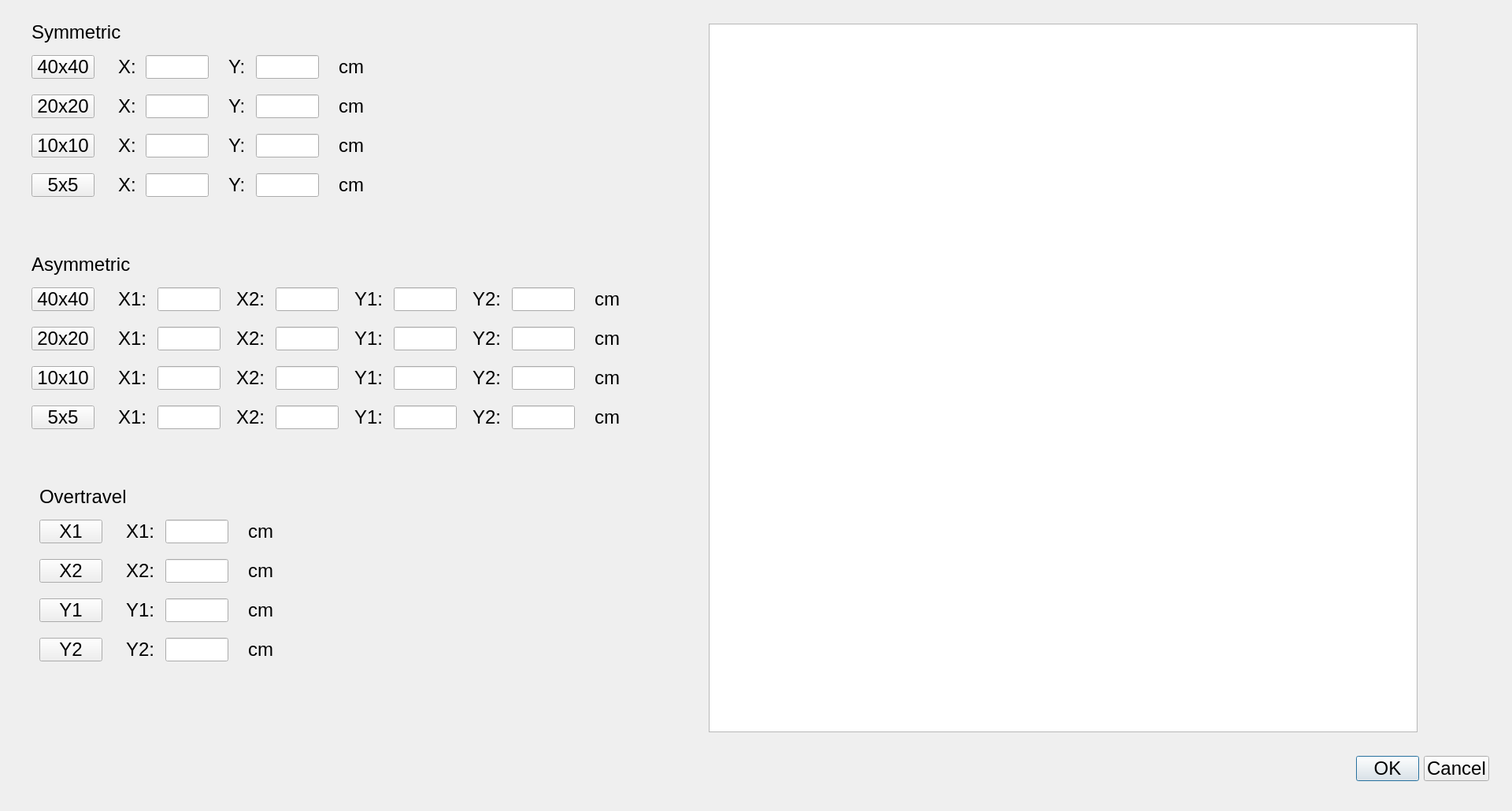
<?xml version="1.0" encoding="UTF-8"?>
<ui version="4.0">
 <class>FieldSize</class>
 <widget class="QDialog" name="FieldSize">
  <property name="geometry">
   <rect>
    <x>0</x>
    <y>0</y>
    <width>1920</width>
    <height>1030</height>
   </rect>
  </property>
  <property name="windowTitle">
   <string>Dialog</string>
  </property>
  <widget class="QDialogButtonBox" name="buttonBox">
   <property name="geometry">
    <rect>
     <x>1550</x>
     <y>960</y>
     <width>341</width>
     <height>32</height>
    </rect>
   </property>
   <property name="font">
    <font>
     <pointsize>18</pointsize>
    </font>
   </property>
   <property name="orientation">
    <enum>Qt::Horizontal</enum>
   </property>
   <property name="standardButtons">
    <set>QDialogButtonBox::Cancel|QDialogButtonBox::Ok</set>
   </property>
  </widget>
  <widget class="QLabel" name="label">
   <property name="geometry">
    <rect>
     <x>40</x>
     <y>25</y>
     <width>121</width>
     <height>31</height>
    </rect>
   </property>
   <property name="font">
    <font>
     <pointsize>18</pointsize>
    </font>
   </property>
   <property name="text">
    <string>Symmetric</string>
   </property>
  </widget>
  <widget class="QPushButton" name="pushButton_sym40">
   <property name="geometry">
    <rect>
     <x>40</x>
     <y>70</y>
     <width>80</width>
     <height>30</height>
    </rect>
   </property>
   <property name="font">
    <font>
     <pointsize>18</pointsize>
    </font>
   </property>
   <property name="text">
    <string>40x40</string>
   </property>
  </widget>
  <widget class="QPushButton" name="pushButton_sym20">
   <property name="geometry">
    <rect>
     <x>40</x>
     <y>120</y>
     <width>80</width>
     <height>30</height>
    </rect>
   </property>
   <property name="font">
    <font>
     <pointsize>18</pointsize>
    </font>
   </property>
   <property name="text">
    <string>20x20</string>
   </property>
  </widget>
  <widget class="QPushButton" name="pushButton_sym10">
   <property name="geometry">
    <rect>
     <x>40</x>
     <y>170</y>
     <width>80</width>
     <height>30</height>
    </rect>
   </property>
   <property name="font">
    <font>
     <pointsize>18</pointsize>
    </font>
   </property>
   <property name="text">
    <string>10x10</string>
   </property>
  </widget>
  <widget class="QPushButton" name="pushButton_sym5">
   <property name="geometry">
    <rect>
     <x>40</x>
     <y>220</y>
     <width>80</width>
     <height>30</height>
    </rect>
   </property>
   <property name="font">
    <font>
     <pointsize>18</pointsize>
    </font>
   </property>
   <property name="text">
    <string>5x5</string>
   </property>
  </widget>
  <widget class="QLabel" name="label_2">
   <property name="geometry">
    <rect>
     <x>40</x>
     <y>320</y>
     <width>140</width>
     <height>31</height>
    </rect>
   </property>
   <property name="font">
    <font>
     <pointsize>18</pointsize>
    </font>
   </property>
   <property name="text">
    <string>Asymmetric</string>
   </property>
  </widget>
  <widget class="QPushButton" name="pushButton_asym40">
   <property name="geometry">
    <rect>
     <x>40</x>
     <y>365</y>
     <width>80</width>
     <height>30</height>
    </rect>
   </property>
   <property name="font">
    <font>
     <pointsize>18</pointsize>
    </font>
   </property>
   <property name="text">
    <string>40x40</string>
   </property>
  </widget>
  <widget class="QPushButton" name="pushButton_asym20">
   <property name="geometry">
    <rect>
     <x>40</x>
     <y>415</y>
     <width>80</width>
     <height>30</height>
    </rect>
   </property>
   <property name="font">
    <font>
     <pointsize>18</pointsize>
    </font>
   </property>
   <property name="text">
    <string>20x20</string>
   </property>
  </widget>
  <widget class="QPushButton" name="pushButton_asym10">
   <property name="geometry">
    <rect>
     <x>40</x>
     <y>465</y>
     <width>80</width>
     <height>30</height>
    </rect>
   </property>
   <property name="font">
    <font>
     <pointsize>18</pointsize>
    </font>
   </property>
   <property name="text">
    <string>10x10</string>
   </property>
  </widget>
  <widget class="QPushButton" name="pushButton_asym5">
   <property name="geometry">
    <rect>
     <x>40</x>
     <y>515</y>
     <width>80</width>
     <height>30</height>
    </rect>
   </property>
   <property name="font">
    <font>
     <pointsize>18</pointsize>
    </font>
   </property>
   <property name="text">
    <string>5x5</string>
   </property>
  </widget>
  <widget class="QLabel" name="label_3">
   <property name="geometry">
    <rect>
     <x>50</x>
     <y>615</y>
     <width>120</width>
     <height>31</height>
    </rect>
   </property>
   <property name="font">
    <font>
     <pointsize>18</pointsize>
    </font>
   </property>
   <property name="text">
    <string>Overtravel</string>
   </property>
  </widget>
  <widget class="QPushButton" name="pushButton_overX1">
   <property name="geometry">
    <rect>
     <x>50</x>
     <y>660</y>
     <width>80</width>
     <height>30</height>
    </rect>
   </property>
   <property name="font">
    <font>
     <pointsize>18</pointsize>
    </font>
   </property>
   <property name="text">
    <string>X1</string>
   </property>
  </widget>
  <widget class="QPushButton" name="pushButton_overX2">
   <property name="geometry">
    <rect>
     <x>50</x>
     <y>710</y>
     <width>80</width>
     <height>30</height>
    </rect>
   </property>
   <property name="font">
    <font>
     <pointsize>18</pointsize>
    </font>
   </property>
   <property name="text">
    <string>X2</string>
   </property>
  </widget>
  <widget class="QPushButton" name="pushButton_overY1">
   <property name="geometry">
    <rect>
     <x>50</x>
     <y>760</y>
     <width>80</width>
     <height>30</height>
    </rect>
   </property>
   <property name="font">
    <font>
     <pointsize>18</pointsize>
    </font>
   </property>
   <property name="text">
    <string>Y1</string>
   </property>
  </widget>
  <widget class="QPushButton" name="pushButton_overY2">
   <property name="geometry">
    <rect>
     <x>50</x>
     <y>810</y>
     <width>80</width>
     <height>30</height>
    </rect>
   </property>
   <property name="font">
    <font>
     <pointsize>18</pointsize>
    </font>
   </property>
   <property name="text">
    <string>Y2</string>
   </property>
  </widget>
  <widget class="QLabel" name="label_4">
   <property name="geometry">
    <rect>
     <x>150</x>
     <y>70</y>
     <width>30</width>
     <height>30</height>
    </rect>
   </property>
   <property name="font">
    <font>
     <pointsize>18</pointsize>
    </font>
   </property>
   <property name="text">
    <string>X:</string>
   </property>
  </widget>
  <widget class="QLineEdit" name="lineEdit_sym40X">
   <property name="geometry">
    <rect>
     <x>185</x>
     <y>70</y>
     <width>80</width>
     <height>30</height>
    </rect>
   </property>
   <property name="font">
    <font>
     <pointsize>18</pointsize>
    </font>
   </property>
   <property name="readOnly">
    <bool>true</bool>
   </property>
  </widget>
  <widget class="QLabel" name="label_5">
   <property name="geometry">
    <rect>
     <x>290</x>
     <y>70</y>
     <width>30</width>
     <height>30</height>
    </rect>
   </property>
   <property name="font">
    <font>
     <pointsize>18</pointsize>
    </font>
   </property>
   <property name="text">
    <string>Y:</string>
   </property>
  </widget>
  <widget class="QLineEdit" name="lineEdit_sym40Y">
   <property name="geometry">
    <rect>
     <x>325</x>
     <y>70</y>
     <width>80</width>
     <height>30</height>
    </rect>
   </property>
   <property name="font">
    <font>
     <pointsize>18</pointsize>
    </font>
   </property>
   <property name="readOnly">
    <bool>true</bool>
   </property>
  </widget>
  <widget class="QLabel" name="label_6">
   <property name="geometry">
    <rect>
     <x>150</x>
     <y>120</y>
     <width>30</width>
     <height>30</height>
    </rect>
   </property>
   <property name="font">
    <font>
     <pointsize>18</pointsize>
    </font>
   </property>
   <property name="text">
    <string>X:</string>
   </property>
  </widget>
  <widget class="QLabel" name="label_7">
   <property name="geometry">
    <rect>
     <x>150</x>
     <y>170</y>
     <width>30</width>
     <height>30</height>
    </rect>
   </property>
   <property name="font">
    <font>
     <pointsize>18</pointsize>
    </font>
   </property>
   <property name="text">
    <string>X:</string>
   </property>
  </widget>
  <widget class="QLabel" name="label_8">
   <property name="geometry">
    <rect>
     <x>150</x>
     <y>220</y>
     <width>30</width>
     <height>30</height>
    </rect>
   </property>
   <property name="font">
    <font>
     <pointsize>18</pointsize>
    </font>
   </property>
   <property name="text">
    <string>X:</string>
   </property>
  </widget>
  <widget class="QLabel" name="label_9">
   <property name="geometry">
    <rect>
     <x>290</x>
     <y>120</y>
     <width>30</width>
     <height>30</height>
    </rect>
   </property>
   <property name="font">
    <font>
     <pointsize>18</pointsize>
    </font>
   </property>
   <property name="text">
    <string>Y:</string>
   </property>
  </widget>
  <widget class="QLabel" name="label_10">
   <property name="geometry">
    <rect>
     <x>290</x>
     <y>170</y>
     <width>30</width>
     <height>30</height>
    </rect>
   </property>
   <property name="font">
    <font>
     <pointsize>18</pointsize>
    </font>
   </property>
   <property name="text">
    <string>Y:</string>
   </property>
  </widget>
  <widget class="QLabel" name="label_11">
   <property name="geometry">
    <rect>
     <x>290</x>
     <y>220</y>
     <width>30</width>
     <height>30</height>
    </rect>
   </property>
   <property name="font">
    <font>
     <pointsize>18</pointsize>
    </font>
   </property>
   <property name="text">
    <string>Y:</string>
   </property>
  </widget>
  <widget class="QLineEdit" name="lineEdit_sym20X">
   <property name="geometry">
    <rect>
     <x>185</x>
     <y>120</y>
     <width>80</width>
     <height>30</height>
    </rect>
   </property>
   <property name="font">
    <font>
     <pointsize>18</pointsize>
    </font>
   </property>
   <property name="readOnly">
    <bool>true</bool>
   </property>
  </widget>
  <widget class="QLineEdit" name="lineEdit_sym20Y">
   <property name="geometry">
    <rect>
     <x>325</x>
     <y>120</y>
     <width>80</width>
     <height>30</height>
    </rect>
   </property>
   <property name="font">
    <font>
     <pointsize>18</pointsize>
    </font>
   </property>
   <property name="readOnly">
    <bool>true</bool>
   </property>
  </widget>
  <widget class="QLineEdit" name="lineEdit_sym10X">
   <property name="geometry">
    <rect>
     <x>185</x>
     <y>170</y>
     <width>80</width>
     <height>30</height>
    </rect>
   </property>
   <property name="font">
    <font>
     <pointsize>18</pointsize>
    </font>
   </property>
   <property name="readOnly">
    <bool>true</bool>
   </property>
  </widget>
  <widget class="QLineEdit" name="lineEdit_sym10Y">
   <property name="geometry">
    <rect>
     <x>325</x>
     <y>170</y>
     <width>80</width>
     <height>30</height>
    </rect>
   </property>
   <property name="font">
    <font>
     <pointsize>18</pointsize>
    </font>
   </property>
   <property name="readOnly">
    <bool>true</bool>
   </property>
  </widget>
  <widget class="QLineEdit" name="lineEdit_sym5X">
   <property name="geometry">
    <rect>
     <x>185</x>
     <y>220</y>
     <width>80</width>
     <height>30</height>
    </rect>
   </property>
   <property name="font">
    <font>
     <pointsize>18</pointsize>
    </font>
   </property>
   <property name="readOnly">
    <bool>true</bool>
   </property>
  </widget>
  <widget class="QLineEdit" name="lineEdit_sym5Y">
   <property name="geometry">
    <rect>
     <x>325</x>
     <y>220</y>
     <width>80</width>
     <height>30</height>
    </rect>
   </property>
   <property name="font">
    <font>
     <pointsize>18</pointsize>
    </font>
   </property>
   <property name="readOnly">
    <bool>true</bool>
   </property>
  </widget>
  <widget class="QLabel" name="label_12">
   <property name="geometry">
    <rect>
     <x>160</x>
     <y>660</y>
     <width>51</width>
     <height>30</height>
    </rect>
   </property>
   <property name="font">
    <font>
     <pointsize>18</pointsize>
    </font>
   </property>
   <property name="text">
    <string>X1:</string>
   </property>
  </widget>
  <widget class="QLineEdit" name="lineEdit_overX1">
   <property name="geometry">
    <rect>
     <x>210</x>
     <y>660</y>
     <width>80</width>
     <height>30</height>
    </rect>
   </property>
   <property name="font">
    <font>
     <pointsize>18</pointsize>
    </font>
   </property>
   <property name="readOnly">
    <bool>true</bool>
   </property>
  </widget>
  <widget class="QLabel" name="label_13">
   <property name="geometry">
    <rect>
     <x>160</x>
     <y>710</y>
     <width>51</width>
     <height>30</height>
    </rect>
   </property>
   <property name="font">
    <font>
     <pointsize>18</pointsize>
    </font>
   </property>
   <property name="text">
    <string>X2:</string>
   </property>
  </widget>
  <widget class="QLabel" name="label_14">
   <property name="geometry">
    <rect>
     <x>160</x>
     <y>760</y>
     <width>51</width>
     <height>30</height>
    </rect>
   </property>
   <property name="font">
    <font>
     <pointsize>18</pointsize>
    </font>
   </property>
   <property name="text">
    <string>Y1:</string>
   </property>
  </widget>
  <widget class="QLabel" name="label_15">
   <property name="geometry">
    <rect>
     <x>160</x>
     <y>810</y>
     <width>51</width>
     <height>30</height>
    </rect>
   </property>
   <property name="font">
    <font>
     <pointsize>18</pointsize>
    </font>
   </property>
   <property name="text">
    <string>Y2:</string>
   </property>
  </widget>
  <widget class="QLineEdit" name="lineEdit_overX2">
   <property name="geometry">
    <rect>
     <x>210</x>
     <y>710</y>
     <width>80</width>
     <height>30</height>
    </rect>
   </property>
   <property name="font">
    <font>
     <pointsize>18</pointsize>
    </font>
   </property>
   <property name="readOnly">
    <bool>true</bool>
   </property>
  </widget>
  <widget class="QLineEdit" name="lineEdit_overY1">
   <property name="geometry">
    <rect>
     <x>210</x>
     <y>760</y>
     <width>80</width>
     <height>30</height>
    </rect>
   </property>
   <property name="font">
    <font>
     <pointsize>18</pointsize>
    </font>
   </property>
   <property name="readOnly">
    <bool>true</bool>
   </property>
  </widget>
  <widget class="QLineEdit" name="lineEdit_overY2">
   <property name="geometry">
    <rect>
     <x>210</x>
     <y>810</y>
     <width>80</width>
     <height>30</height>
    </rect>
   </property>
   <property name="font">
    <font>
     <pointsize>18</pointsize>
    </font>
   </property>
   <property name="readOnly">
    <bool>true</bool>
   </property>
  </widget>
  <widget class="QLabel" name="label_16">
   <property name="geometry">
    <rect>
     <x>150</x>
     <y>365</y>
     <width>51</width>
     <height>30</height>
    </rect>
   </property>
   <property name="font">
    <font>
     <pointsize>18</pointsize>
    </font>
   </property>
   <property name="text">
    <string>X1:</string>
   </property>
  </widget>
  <widget class="QLabel" name="label_17">
   <property name="geometry">
    <rect>
     <x>300</x>
     <y>365</y>
     <width>51</width>
     <height>30</height>
    </rect>
   </property>
   <property name="font">
    <font>
     <pointsize>18</pointsize>
    </font>
   </property>
   <property name="text">
    <string>X2:</string>
   </property>
  </widget>
  <widget class="QLabel" name="label_18">
   <property name="geometry">
    <rect>
     <x>450</x>
     <y>365</y>
     <width>51</width>
     <height>30</height>
    </rect>
   </property>
   <property name="font">
    <font>
     <pointsize>18</pointsize>
    </font>
   </property>
   <property name="text">
    <string>Y1:</string>
   </property>
  </widget>
  <widget class="QLabel" name="label_19">
   <property name="geometry">
    <rect>
     <x>600</x>
     <y>365</y>
     <width>51</width>
     <height>30</height>
    </rect>
   </property>
   <property name="font">
    <font>
     <pointsize>18</pointsize>
    </font>
   </property>
   <property name="text">
    <string>Y2:</string>
   </property>
  </widget>
  <widget class="QLabel" name="label_20">
   <property name="geometry">
    <rect>
     <x>150</x>
     <y>415</y>
     <width>51</width>
     <height>30</height>
    </rect>
   </property>
   <property name="font">
    <font>
     <pointsize>18</pointsize>
    </font>
   </property>
   <property name="text">
    <string>X1:</string>
   </property>
  </widget>
  <widget class="QLabel" name="label_21">
   <property name="geometry">
    <rect>
     <x>150</x>
     <y>465</y>
     <width>51</width>
     <height>30</height>
    </rect>
   </property>
   <property name="font">
    <font>
     <pointsize>18</pointsize>
    </font>
   </property>
   <property name="text">
    <string>X1:</string>
   </property>
  </widget>
  <widget class="QLabel" name="label_22">
   <property name="geometry">
    <rect>
     <x>150</x>
     <y>515</y>
     <width>51</width>
     <height>30</height>
    </rect>
   </property>
   <property name="font">
    <font>
     <pointsize>18</pointsize>
    </font>
   </property>
   <property name="text">
    <string>X1:</string>
   </property>
  </widget>
  <widget class="QLabel" name="label_23">
   <property name="geometry">
    <rect>
     <x>300</x>
     <y>415</y>
     <width>51</width>
     <height>30</height>
    </rect>
   </property>
   <property name="font">
    <font>
     <pointsize>18</pointsize>
    </font>
   </property>
   <property name="text">
    <string>X2:</string>
   </property>
  </widget>
  <widget class="QLabel" name="label_24">
   <property name="geometry">
    <rect>
     <x>300</x>
     <y>465</y>
     <width>51</width>
     <height>30</height>
    </rect>
   </property>
   <property name="font">
    <font>
     <pointsize>18</pointsize>
    </font>
   </property>
   <property name="text">
    <string>X2:</string>
   </property>
  </widget>
  <widget class="QLabel" name="label_25">
   <property name="geometry">
    <rect>
     <x>300</x>
     <y>515</y>
     <width>51</width>
     <height>30</height>
    </rect>
   </property>
   <property name="font">
    <font>
     <pointsize>18</pointsize>
    </font>
   </property>
   <property name="text">
    <string>X2:</string>
   </property>
  </widget>
  <widget class="QLabel" name="label_26">
   <property name="geometry">
    <rect>
     <x>450</x>
     <y>465</y>
     <width>51</width>
     <height>30</height>
    </rect>
   </property>
   <property name="font">
    <font>
     <pointsize>18</pointsize>
    </font>
   </property>
   <property name="text">
    <string>Y1:</string>
   </property>
  </widget>
  <widget class="QLabel" name="label_27">
   <property name="geometry">
    <rect>
     <x>450</x>
     <y>415</y>
     <width>51</width>
     <height>30</height>
    </rect>
   </property>
   <property name="font">
    <font>
     <pointsize>18</pointsize>
    </font>
   </property>
   <property name="text">
    <string>Y1:</string>
   </property>
  </widget>
  <widget class="QLabel" name="label_28">
   <property name="geometry">
    <rect>
     <x>450</x>
     <y>515</y>
     <width>51</width>
     <height>30</height>
    </rect>
   </property>
   <property name="font">
    <font>
     <pointsize>18</pointsize>
    </font>
   </property>
   <property name="text">
    <string>Y1:</string>
   </property>
  </widget>
  <widget class="QLabel" name="label_29">
   <property name="geometry">
    <rect>
     <x>600</x>
     <y>415</y>
     <width>51</width>
     <height>30</height>
    </rect>
   </property>
   <property name="font">
    <font>
     <pointsize>18</pointsize>
    </font>
   </property>
   <property name="text">
    <string>Y2:</string>
   </property>
  </widget>
  <widget class="QLabel" name="label_30">
   <property name="geometry">
    <rect>
     <x>600</x>
     <y>465</y>
     <width>51</width>
     <height>30</height>
    </rect>
   </property>
   <property name="font">
    <font>
     <pointsize>18</pointsize>
    </font>
   </property>
   <property name="text">
    <string>Y2:</string>
   </property>
  </widget>
  <widget class="QLabel" name="label_31">
   <property name="geometry">
    <rect>
     <x>600</x>
     <y>515</y>
     <width>51</width>
     <height>30</height>
    </rect>
   </property>
   <property name="font">
    <font>
     <pointsize>18</pointsize>
    </font>
   </property>
   <property name="text">
    <string>Y2:</string>
   </property>
  </widget>
  <widget class="QLineEdit" name="lineEdit_asym40X1">
   <property name="geometry">
    <rect>
     <x>200</x>
     <y>365</y>
     <width>80</width>
     <height>30</height>
    </rect>
   </property>
   <property name="font">
    <font>
     <pointsize>18</pointsize>
    </font>
   </property>
   <property name="readOnly">
    <bool>true</bool>
   </property>
  </widget>
  <widget class="QLineEdit" name="lineEdit_asym40X2">
   <property name="geometry">
    <rect>
     <x>350</x>
     <y>365</y>
     <width>80</width>
     <height>30</height>
    </rect>
   </property>
   <property name="font">
    <font>
     <pointsize>18</pointsize>
    </font>
   </property>
   <property name="readOnly">
    <bool>true</bool>
   </property>
  </widget>
  <widget class="QLineEdit" name="lineEdit_asym40Y1">
   <property name="geometry">
    <rect>
     <x>500</x>
     <y>365</y>
     <width>80</width>
     <height>30</height>
    </rect>
   </property>
   <property name="font">
    <font>
     <pointsize>18</pointsize>
    </font>
   </property>
   <property name="readOnly">
    <bool>true</bool>
   </property>
  </widget>
  <widget class="QLineEdit" name="lineEdit_asym40Y2">
   <property name="geometry">
    <rect>
     <x>650</x>
     <y>365</y>
     <width>80</width>
     <height>30</height>
    </rect>
   </property>
   <property name="font">
    <font>
     <pointsize>18</pointsize>
    </font>
   </property>
   <property name="readOnly">
    <bool>true</bool>
   </property>
  </widget>
  <widget class="QLineEdit" name="lineEdit_asym20X1">
   <property name="geometry">
    <rect>
     <x>200</x>
     <y>415</y>
     <width>80</width>
     <height>30</height>
    </rect>
   </property>
   <property name="font">
    <font>
     <pointsize>18</pointsize>
    </font>
   </property>
   <property name="readOnly">
    <bool>true</bool>
   </property>
  </widget>
  <widget class="QLineEdit" name="lineEdit_asym20X2">
   <property name="geometry">
    <rect>
     <x>350</x>
     <y>415</y>
     <width>80</width>
     <height>30</height>
    </rect>
   </property>
   <property name="font">
    <font>
     <pointsize>18</pointsize>
    </font>
   </property>
   <property name="readOnly">
    <bool>true</bool>
   </property>
  </widget>
  <widget class="QLineEdit" name="lineEdit_asym20Y1">
   <property name="geometry">
    <rect>
     <x>500</x>
     <y>415</y>
     <width>80</width>
     <height>30</height>
    </rect>
   </property>
   <property name="font">
    <font>
     <pointsize>18</pointsize>
    </font>
   </property>
   <property name="readOnly">
    <bool>true</bool>
   </property>
  </widget>
  <widget class="QLineEdit" name="lineEdit_asym20Y2">
   <property name="geometry">
    <rect>
     <x>650</x>
     <y>415</y>
     <width>80</width>
     <height>30</height>
    </rect>
   </property>
   <property name="font">
    <font>
     <pointsize>18</pointsize>
    </font>
   </property>
   <property name="readOnly">
    <bool>true</bool>
   </property>
  </widget>
  <widget class="QLineEdit" name="lineEdit_asym10X1">
   <property name="geometry">
    <rect>
     <x>200</x>
     <y>465</y>
     <width>80</width>
     <height>30</height>
    </rect>
   </property>
   <property name="font">
    <font>
     <pointsize>18</pointsize>
    </font>
   </property>
   <property name="readOnly">
    <bool>true</bool>
   </property>
  </widget>
  <widget class="QLineEdit" name="lineEdit_asym10X2">
   <property name="geometry">
    <rect>
     <x>350</x>
     <y>465</y>
     <width>80</width>
     <height>30</height>
    </rect>
   </property>
   <property name="font">
    <font>
     <pointsize>18</pointsize>
    </font>
   </property>
   <property name="readOnly">
    <bool>true</bool>
   </property>
  </widget>
  <widget class="QLineEdit" name="lineEdit_asym10Y1">
   <property name="geometry">
    <rect>
     <x>500</x>
     <y>465</y>
     <width>80</width>
     <height>30</height>
    </rect>
   </property>
   <property name="font">
    <font>
     <pointsize>18</pointsize>
    </font>
   </property>
   <property name="readOnly">
    <bool>true</bool>
   </property>
  </widget>
  <widget class="QLineEdit" name="lineEdit_asym10Y2">
   <property name="geometry">
    <rect>
     <x>650</x>
     <y>465</y>
     <width>80</width>
     <height>30</height>
    </rect>
   </property>
   <property name="font">
    <font>
     <pointsize>18</pointsize>
    </font>
   </property>
   <property name="readOnly">
    <bool>true</bool>
   </property>
  </widget>
  <widget class="QLineEdit" name="lineEdit_asym5X1">
   <property name="geometry">
    <rect>
     <x>200</x>
     <y>515</y>
     <width>80</width>
     <height>30</height>
    </rect>
   </property>
   <property name="font">
    <font>
     <pointsize>18</pointsize>
    </font>
   </property>
   <property name="readOnly">
    <bool>true</bool>
   </property>
  </widget>
  <widget class="QLineEdit" name="lineEdit_asym5X2">
   <property name="geometry">
    <rect>
     <x>350</x>
     <y>515</y>
     <width>80</width>
     <height>30</height>
    </rect>
   </property>
   <property name="font">
    <font>
     <pointsize>18</pointsize>
    </font>
   </property>
   <property name="readOnly">
    <bool>true</bool>
   </property>
  </widget>
  <widget class="QLineEdit" name="lineEdit_asym5Y1">
   <property name="geometry">
    <rect>
     <x>500</x>
     <y>515</y>
     <width>80</width>
     <height>30</height>
    </rect>
   </property>
   <property name="font">
    <font>
     <pointsize>18</pointsize>
    </font>
   </property>
   <property name="readOnly">
    <bool>true</bool>
   </property>
  </widget>
  <widget class="QLineEdit" name="lineEdit_asym5Y2">
   <property name="geometry">
    <rect>
     <x>650</x>
     <y>515</y>
     <width>80</width>
     <height>30</height>
    </rect>
   </property>
   <property name="font">
    <font>
     <pointsize>18</pointsize>
    </font>
   </property>
   <property name="readOnly">
    <bool>true</bool>
   </property>
  </widget>
  <widget class="QGraphicsView" name="graphicsView">
   <property name="geometry">
    <rect>
     <x>900</x>
     <y>30</y>
     <width>900</width>
     <height>900</height>
    </rect>
   </property>
  </widget>
  <widget class="QLabel" name="label_32">
   <property name="geometry">
    <rect>
     <x>430</x>
     <y>70</y>
     <width>50</width>
     <height>30</height>
    </rect>
   </property>
   <property name="font">
    <font>
     <pointsize>18</pointsize>
    </font>
   </property>
   <property name="text">
    <string>cm</string>
   </property>
  </widget>
  <widget class="QLabel" name="label_33">
   <property name="geometry">
    <rect>
     <x>430</x>
     <y>120</y>
     <width>50</width>
     <height>30</height>
    </rect>
   </property>
   <property name="font">
    <font>
     <pointsize>18</pointsize>
    </font>
   </property>
   <property name="text">
    <string>cm</string>
   </property>
  </widget>
  <widget class="QLabel" name="label_34">
   <property name="geometry">
    <rect>
     <x>430</x>
     <y>170</y>
     <width>50</width>
     <height>30</height>
    </rect>
   </property>
   <property name="font">
    <font>
     <pointsize>18</pointsize>
    </font>
   </property>
   <property name="text">
    <string>cm</string>
   </property>
  </widget>
  <widget class="QLabel" name="label_35">
   <property name="geometry">
    <rect>
     <x>430</x>
     <y>220</y>
     <width>50</width>
     <height>30</height>
    </rect>
   </property>
   <property name="font">
    <font>
     <pointsize>18</pointsize>
    </font>
   </property>
   <property name="text">
    <string>cm</string>
   </property>
  </widget>
  <widget class="QLabel" name="label_36">
   <property name="geometry">
    <rect>
     <x>755</x>
     <y>465</y>
     <width>50</width>
     <height>30</height>
    </rect>
   </property>
   <property name="font">
    <font>
     <pointsize>18</pointsize>
    </font>
   </property>
   <property name="text">
    <string>cm</string>
   </property>
  </widget>
  <widget class="QLabel" name="label_37">
   <property name="geometry">
    <rect>
     <x>755</x>
     <y>365</y>
     <width>50</width>
     <height>30</height>
    </rect>
   </property>
   <property name="font">
    <font>
     <pointsize>18</pointsize>
    </font>
   </property>
   <property name="text">
    <string>cm</string>
   </property>
  </widget>
  <widget class="QLabel" name="label_38">
   <property name="geometry">
    <rect>
     <x>755</x>
     <y>515</y>
     <width>50</width>
     <height>30</height>
    </rect>
   </property>
   <property name="font">
    <font>
     <pointsize>18</pointsize>
    </font>
   </property>
   <property name="text">
    <string>cm</string>
   </property>
  </widget>
  <widget class="QLabel" name="label_39">
   <property name="geometry">
    <rect>
     <x>755</x>
     <y>415</y>
     <width>50</width>
     <height>30</height>
    </rect>
   </property>
   <property name="font">
    <font>
     <pointsize>18</pointsize>
    </font>
   </property>
   <property name="text">
    <string>cm</string>
   </property>
  </widget>
  <widget class="QLabel" name="label_40">
   <property name="geometry">
    <rect>
     <x>315</x>
     <y>760</y>
     <width>50</width>
     <height>30</height>
    </rect>
   </property>
   <property name="font">
    <font>
     <pointsize>18</pointsize>
    </font>
   </property>
   <property name="text">
    <string>cm</string>
   </property>
  </widget>
  <widget class="QLabel" name="label_41">
   <property name="geometry">
    <rect>
     <x>315</x>
     <y>660</y>
     <width>50</width>
     <height>30</height>
    </rect>
   </property>
   <property name="font">
    <font>
     <pointsize>18</pointsize>
    </font>
   </property>
   <property name="text">
    <string>cm</string>
   </property>
  </widget>
  <widget class="QLabel" name="label_42">
   <property name="geometry">
    <rect>
     <x>315</x>
     <y>810</y>
     <width>50</width>
     <height>30</height>
    </rect>
   </property>
   <property name="font">
    <font>
     <pointsize>18</pointsize>
    </font>
   </property>
   <property name="text">
    <string>cm</string>
   </property>
  </widget>
  <widget class="QLabel" name="label_43">
   <property name="geometry">
    <rect>
     <x>315</x>
     <y>710</y>
     <width>50</width>
     <height>30</height>
    </rect>
   </property>
   <property name="font">
    <font>
     <pointsize>18</pointsize>
    </font>
   </property>
   <property name="text">
    <string>cm</string>
   </property>
  </widget>
 </widget>
 <resources/>
 <connections>
  <connection>
   <sender>buttonBox</sender>
   <signal>accepted()</signal>
   <receiver>FieldSize</receiver>
   <slot>accept()</slot>
   <hints>
    <hint type="sourcelabel">
     <x>248</x>
     <y>254</y>
    </hint>
    <hint type="destinationlabel">
     <x>157</x>
     <y>274</y>
    </hint>
   </hints>
  </connection>
  <connection>
   <sender>buttonBox</sender>
   <signal>rejected()</signal>
   <receiver>FieldSize</receiver>
   <slot>reject()</slot>
   <hints>
    <hint type="sourcelabel">
     <x>316</x>
     <y>260</y>
    </hint>
    <hint type="destinationlabel">
     <x>286</x>
     <y>274</y>
    </hint>
   </hints>
  </connection>
 </connections>
</ui>
